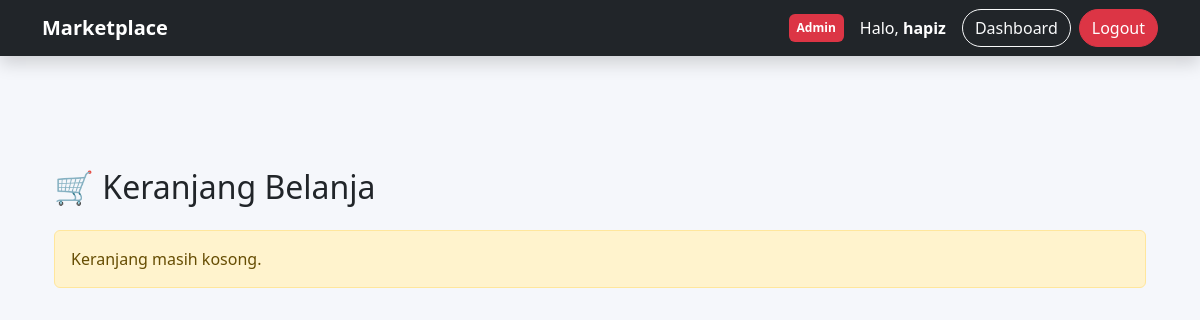
The page /cart/ (signed in) on the database as committed earlier.
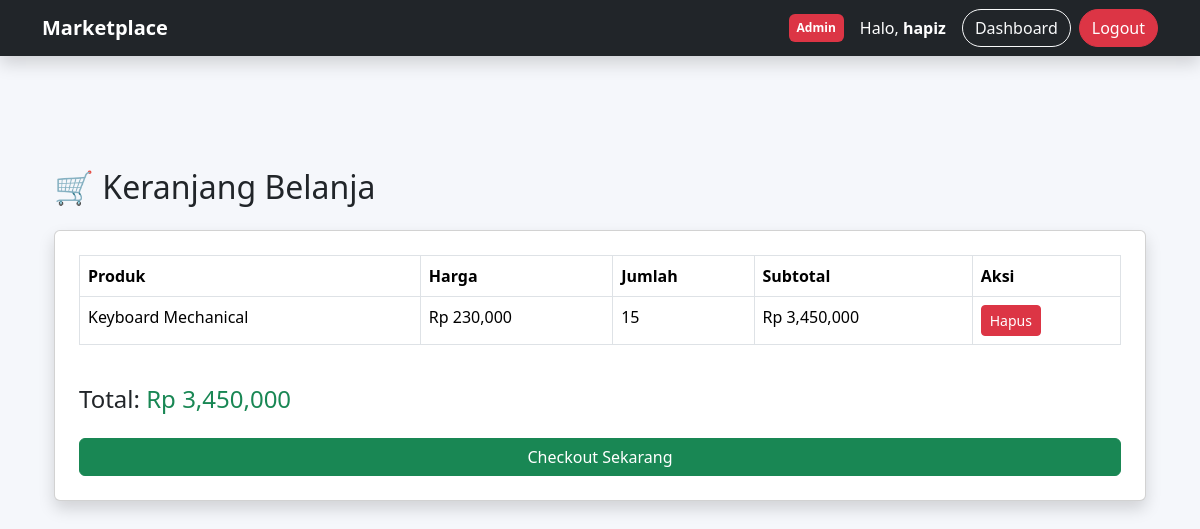
The same page on the database as committed later.
### marketplace/models.py (models this page shows, shortened)
class Cart(models.Model):
    user = models.ForeignKey(
        User,
        on_delete=models.CASCADE
    )
    product = models.ForeignKey(
        Product,
        on_delete=models.CASCADE
    )
    quantity = models.PositiveIntegerField(
        default=1
    )
    created_at = models.DateTimeField(
        auto_now_add=True
    )
    def subtotal(self):
        return self.product.price * self.quantity

class Product(models.Model):
    seller = models.ForeignKey(User, on_delete=models.CASCADE)
    category = models.ForeignKey(Category, on_delete=models.CASCADE)
    name = models.CharField(max_length=200)
    description = models.TextField()
    price = models.IntegerField()
    stock = models.IntegerField(default=1)
    image = models.ImageField(upload_to='products/')
    created_at = models.DateTimeField(auto_now_add=True)

### marketplace/views.py (the view)
@login_required
def cart(request):
    cart_items = Cart.objects.filter(
        user=request.user
    )
    total = sum(
        item.subtotal()
        for item in cart_items
    )
    return render(
        request,
        'cart.html',
        {
            'cart_items': cart_items,
            'total': total
        }
    )

### templates/cart.html
{% extends 'base.html' %}
{% load humanize %}
{% block content %}
<div class="container mt-5">
    <h2 class="mb-4">
        🛒 Keranjang Belanja
    </h2>
    {% if cart_items %}
    <div class="card shadow p-4">
        <table class="table table-bordered">
            <thead>
                <tr>
                    <th>Produk</th>
                    <th>Harga</th>
                    <th>Jumlah</th>
                    <th>Subtotal</th>
                    <th>Aksi</th>
                </tr>
            </thead>
            <tbody>
                {% for item in cart_items %}
                <tr>
                    <td>
                        {{ item.product.name }}
                    </td>
                    <td>
                        Rp {{ item.product.price|intcomma }}
                    </td>
                    <td>
                        {{ item.quantity }}
                    </td>
                    <td>
                        Rp {{ item.subtotal|intcomma }}
                    </td>
                    <td>
                        <a href="{% url 'remove_from_cart' item.id %}"
                           class="btn btn-danger btn-sm">
                           Hapus
                        </a>
                    </td>
                </tr>
                {% endfor %}
            </tbody>
        </table>
        <h4 class="mt-4">
            Total:
            <span class="text-success">
                Rp {{ total|intcomma }}
            </span>
        </h4>
        <a href="{% url 'checkout_cart' %}"
        class="btn btn-success mt-3">
        Checkout Sekarang
        </a>
    </div>
    {% else %}
    <div class="alert alert-warning">
        Keranjang masih kosong.
    </div>
    {% endif %}
</div>
{% endblock %}

Rows that differ between the two databases and show on the page:
added Cart: product.name "Keyboard Mechanical", product.price "230,000", quantity "15", subtotal "3,450,000"
Other text that changed with them:
{{ total|intcomma }}: (not shown) → "3,450,000"
text no longer shown: "Keranjang masih kosong."
text now shown: "Produk Harga Jumlah Subtotal Aksi Total: Rp Checkout Sekarang"
